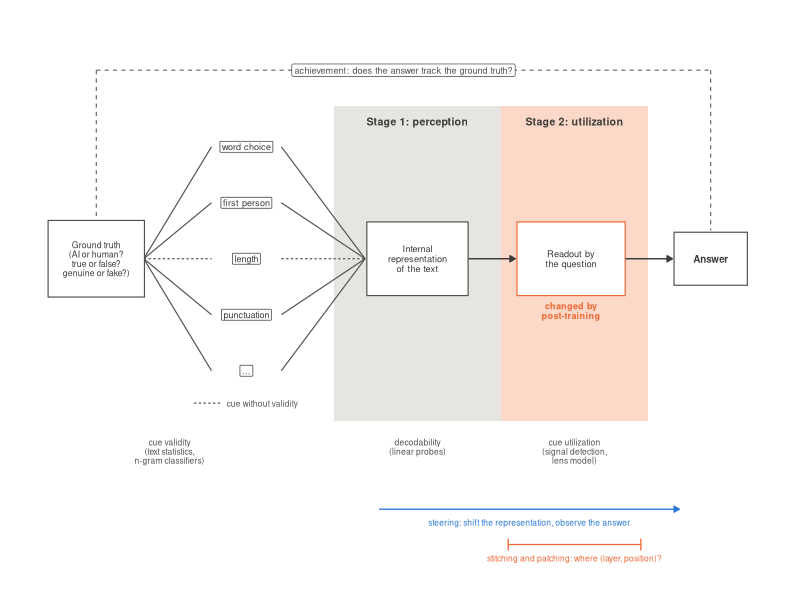

Generate this figure with R: (Note: this script raises an error after producing the figure.)
# Conceptual figure: the "two-stage lens". Brunswik's lens model (criterion -> cues ->
# judgment), split at the model's internal representation into
#   stage 1 (perception):   are the cues encoded?          -> linear probes
#   stage 2 (utilization):  does the question read them?    -> answers (SDT, lens model)
# Post-training acts on stage 2 (orange); stitching and patching locate it, steering
# tests it causally. Writes paper/figures/fig_lens_two_stage.{pdf,png}.
# Usage: Rscript plots/fig_lens.R

suppressPackageStartupMessages({ library(ggplot2) })

BLUE <- "#2a78d6"; ORANGE <- "#eb6834"; INK <- "#52514e"; DARK <- "#3d3c39"
GREY <- "#b8b6b0"; TILE <- "#e6e5e1"; LIGHTORANGE <- "#fbd8c8"
OUT <- "paper/figures"
arr <- function(len = 0.06) arrow(length = unit(len, "in"), type = "closed")

# node positions
crit <- c(0.95, 3)
cue_y <- c(4.9, 3.95, 3, 2.05, 1.1)
cue_x <- 3.1
cue_lab <- c("word choice", "first person", "length", "punctuation", "...")
valid <- c(TRUE, TRUE, FALSE, TRUE, TRUE)          # dashed = invalid cue
rep_xy <- c(5.55, 3)
read_xy <- c(7.75, 3)
ans_xy <- c(9.75, 3)

cues <- data.frame(x = cue_x, y = cue_y, lab = cue_lab, valid = valid)
lines_left <- data.frame(x = crit[1] + 0.68, y = crit[2], xend = cue_x - 0.5, yend = cue_y, valid = valid)
lines_mid <- data.frame(x = cue_x + 0.5, y = cue_y, xend = rep_xy[1] - 0.75, yend = rep_xy[2], valid = valid)

box <- function(xy, w, h, fill, col, lab, size = 2.6, face = "plain", lcol = DARK) {
  list(annotate("rect", xmin = xy[1] - w / 2, xmax = xy[1] + w / 2, ymin = xy[2] - h / 2, ymax = xy[2] + h / 2,
                fill = fill, colour = col, linewidth = 0.4),
       annotate("text", x = xy[1], y = xy[2], label = lab, size = size, colour = lcol, fontface = face,
                lineheight = 0.9))
}

p <- ggplot() +
  # stage backgrounds
  annotate("rect", xmin = 4.35, xmax = 6.75, ymin = 0.25, ymax = 5.6, fill = TILE, colour = NA) +
  annotate("rect", xmin = 6.75, xmax = 8.85, ymin = 0.25, ymax = 5.6, fill = LIGHTORANGE, colour = NA) +
  annotate("text", x = 5.55, y = 5.33, label = "Stage 1: perception", size = 2.7, fontface = "bold", colour = DARK) +
  annotate("text", x = 7.8, y = 5.33, label = "Stage 2: utilization", size = 2.7, fontface = "bold", colour = DARK) +
  # lens lines
  geom_segment(data = lines_left, aes(x = x, y = y, xend = xend, yend = yend, linetype = valid),
               colour = INK, linewidth = 0.4) +
  geom_segment(data = lines_mid, aes(x = x, y = y, xend = xend, yend = yend, linetype = valid),
               colour = INK, linewidth = 0.4) +
  scale_linetype_manual(values = c(`TRUE` = "solid", `FALSE` = "22"), guide = "none") +
  # nodes
  box(crit, 1.38, 1.3, "white", INK, "Ground truth\n(AI or human?\ntrue or false?\ngenuine or fake?)", size = 2.2) +
  geom_label(data = cues, aes(x = x, y = y, label = lab), size = 2.3, colour = DARK, fill = "white",
             linewidth = 0.3, label.r = unit(0.08, "lines"), label.padding = unit(0.18, "lines")) +
  box(rep_xy, 1.45, 1.25, "white", INK, "Internal\nrepresentation\nof the text", size = 2.35) +
  box(read_xy, 1.55, 1.25, "white", ORANGE, "Readout by\nthe question", size = 2.35) +
  box(ans_xy, 1.05, 0.9, "white", INK, "Answer", size = 2.5, face = "bold") +
  annotate("segment", x = rep_xy[1] + 0.73, xend = read_xy[1] - 0.8, y = 3, yend = 3, colour = DARK,
           linewidth = 0.5, arrow = arr()) +
  annotate("segment", x = read_xy[1] + 0.78, xend = ans_xy[1] - 0.55, y = 3, yend = 3, colour = DARK,
           linewidth = 0.5, arrow = arr()) +
  annotate("text", x = 7.75, y = 2.12, label = "changed by\npost-training", size = 2.3, colour = ORANGE,
           fontface = "bold", lineheight = 0.9) +
  # achievement: bracket over the whole lens
  annotate("segment", x = crit[1], xend = ans_xy[1], y = 6.2, yend = 6.2, colour = INK, linewidth = 0.35,
           linetype = "dashed") +
  annotate("segment", x = c(crit[1], ans_xy[1]), xend = c(crit[1], ans_xy[1]), y = 6.2,
           yend = c(crit[2] + 0.68, ans_xy[2] + 0.48), colour = INK, linewidth = 0.35, linetype = "dashed") +
  annotate("label", x = 5.35, y = 6.2, label = "achievement: does the answer track the ground truth?",
           size = 2.3, colour = INK, fill = "white", linewidth = 0) +
  # legend for invalid cues
  annotate("segment", x = 2.35, xend = 2.75, y = 0.55, yend = 0.55, colour = INK, linewidth = 0.4, linetype = "22") +
  annotate("text", x = 2.82, y = 0.55, label = "cue without validity", size = 2.1, colour = INK, hjust = 0) +
  # measures (bottom row)
  annotate("text", x = 2.0, y = -0.05, label = "cue validity\n(text statistics,\nn-gram classifiers)",
           size = 2.15, colour = INK, lineheight = 0.9, vjust = 1) +
  annotate("text", x = 5.55, y = -0.05, label = "decodability\n(linear probes)",
           size = 2.15, colour = INK, lineheight = 0.9, vjust = 1) +
  annotate("text", x = 7.8, y = -0.05, label = "cue utilization\n(signal detection,\nlens model)",
           size = 2.15, colour = INK, lineheight = 0.9, vjust = 1) +
  # causal methods (bottom row 2)
  annotate("segment", x = 5.0, xend = 9.3, y = -1.25, yend = -1.25, colour = BLUE, linewidth = 0.45, arrow = arr()) +
  annotate("text", x = 7.15, y = -1.47, label = "steering: shift the representation, observe the answer",
           size = 2.15, colour = BLUE) +
  annotate("segment", x = 6.85, xend = 8.75, y = -1.85, yend = -1.85, colour = ORANGE, linewidth = 0.45) +
  annotate("segment", x = c(6.85, 8.75), xend = c(6.85, 8.75), y = -1.75, yend = -1.95, colour = ORANGE,
           linewidth = 0.45) +
  annotate("text", x = 7.8, y = -2.08, label = "stitching and patching: where (layer, position)?",
           size = 2.15, colour = ORANGE) +
  coord_cartesian(xlim = c(0.2, 10.4), ylim = c(-2.2, 6.8), clip = "off") +
  theme_void(base_size = 8.5) + theme(plot.margin = margin(6, 6, 6, 6))

dir.create(OUT, showWarnings = FALSE, recursive = TRUE)
ggsave(file.path(OUT, "fig_lens_two_stage.pdf"), p, width = 6.6, height = 3.7, device = pdf)   # base pdf device: Helvetica core font, correct metrics in every viewer
embedFonts(file.path(OUT, "fig_lens_two_stage.pdf"), outfile = file.path(OUT, "fig_lens_two_stage.pdf"),
           options = "-dPDFSETTINGS=/prepress -dEmbedAllFonts=true")   # arXiv/journals: embed all fonts (needs ghostscript)
ggsave(file.path(OUT, "fig_lens_two_stage.png"), p, width = 6.6, height = 3.7, dpi = 200, bg = "white")
cat("written:", file.path(OUT, "fig_lens_two_stage.{pdf,png}"), "\n")
